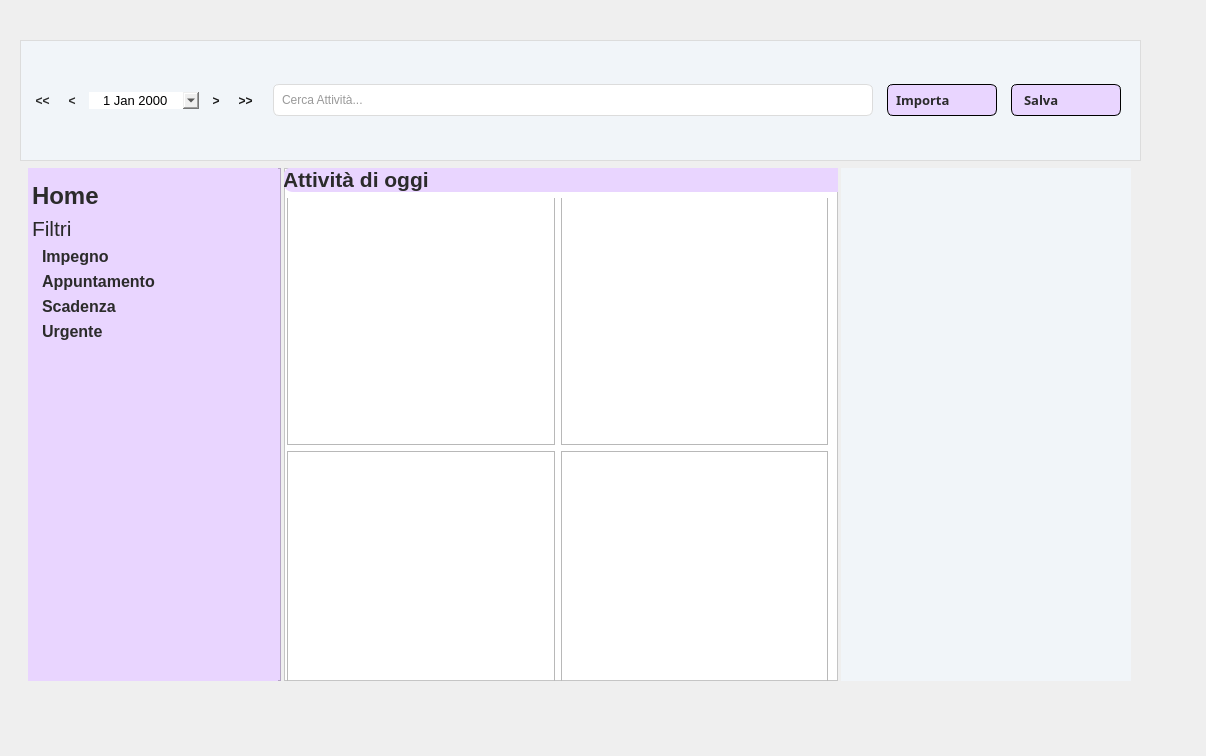
<?xml version="1.0" encoding="UTF-8"?>
<ui version="4.0">
 <class>MainWindow</class>
 <widget class="QMainWindow" name="MainWindow">
  <property name="enabled">
   <bool>true</bool>
  </property>
  <property name="geometry">
   <rect>
    <x>0</x>
    <y>0</y>
    <width>1206</width>
    <height>756</height>
   </rect>
  </property>
  <property name="windowTitle">
   <string>MainWindow</string>
  </property>
  <property name="styleSheet">
   <string notr="true">#TopContainer, #rxColumn  {
	background-color: #f1f5f9
}

#lxColumn {
    background-color: #e9d5ff;
}

#cxColumn {
    background-color: #ffffff; 
}</string>
  </property>
  <widget class="QWidget" name="centralwidget">
   <widget class="QFrame" name="horizontalFrame">
    <property name="geometry">
     <rect>
      <x>19</x>
      <y>159</y>
      <width>1121</width>
      <height>531</height>
     </rect>
    </property>
    <layout class="QHBoxLayout" name="centralArea">
     <property name="spacing">
      <number>3</number>
     </property>
     <item>
      <widget class="QFrame" name="lxColumn">
       <property name="maximumSize">
        <size>
         <width>253</width>
         <height>16777215</height>
        </size>
       </property>
       <property name="styleSheet">
        <string notr="true">background-color: #e9d5ff;</string>
       </property>
       <property name="frameShape">
        <enum>QFrame::Shape::StyledPanel</enum>
       </property>
       <property name="frameShadow">
        <enum>QFrame::Shadow::Raised</enum>
       </property>
       <widget class="QWidget" name="verticalLayoutWidget">
        <property name="geometry">
         <rect>
          <x>-1</x>
          <y>-1</y>
          <width>251</width>
          <height>531</height>
         </rect>
        </property>
        <layout class="QVBoxLayout" name="verticalLayout">
         <property name="leftMargin">
          <number>5</number>
         </property>
         <property name="topMargin">
          <number>15</number>
         </property>
         <property name="rightMargin">
          <number>5</number>
         </property>
         <item>
          <widget class="QPushButton" name="fltrHome">
           <property name="font">
            <font>
             <family>Segoe UI</family>
             <pointsize>18</pointsize>
             <bold>true</bold>
            </font>
           </property>
           <property name="styleSheet">
            <string notr="true">QPushButton {
    text-align: left;
    padding-left: 0px;
	background-color: transparent;
    border-radius: 8px;       
    color: #2b2b2b;            
}

QPushButton:hover {
    background-color: #d8b4fe;
}

QPushButton:pressed {
    background-color: #c084fc;
}



</string>
           </property>
           <property name="text">
            <string>Home</string>
           </property>
           <property name="icon">
            <iconset>
             <normaloff>icons/IconaHomeSVG.svg</normaloff>icons/IconaHomeSVG.svg</iconset>
           </property>
           <property name="iconSize">
            <size>
             <width>50</width>
             <height>50</height>
            </size>
           </property>
           <property name="shortcut">
            <string>Ctrl+Shift+H</string>
           </property>
          </widget>
         </item>
         <item>
          <widget class="QLabel" name="txtFiltri">
           <property name="font">
            <font>
             <pointsize>16</pointsize>
             <underline>false</underline>
            </font>
           </property>
           <property name="styleSheet">
            <string notr="true">color: #292929;</string>
           </property>
           <property name="text">
            <string>Filtri</string>
           </property>
           <property name="margin">
            <number>0</number>
           </property>
          </widget>
         </item>
         <item>
          <widget class="QPushButton" name="fltrImp">
           <property name="font">
            <font>
             <pointsize>12</pointsize>
             <bold>true</bold>
            </font>
           </property>
           <property name="styleSheet">
            <string notr="true">QPushButton {
    text-align: left;
    padding-left: 10px;
	background-color: transparent;
    border-radius: 8px;       
    color: #2b2b2b;            
}

QPushButton:hover {
    background-color: #d8b4fe;
}

QPushButton:pressed {
    background-color: #c084fc;
}



</string>
           </property>
           <property name="text">
            <string>Impegno</string>
           </property>
           <property name="icon">
            <iconset>
             <normaloff>icons/IconaImpegnoSVG.svg</normaloff>icons/IconaImpegnoSVG.svg</iconset>
           </property>
           <property name="iconSize">
            <size>
             <width>35</width>
             <height>35</height>
            </size>
           </property>
           <property name="shortcut">
            <string>Ctrl+Shift+I</string>
           </property>
          </widget>
         </item>
         <item>
          <widget class="QPushButton" name="fltrApp">
           <property name="font">
            <font>
             <pointsize>12</pointsize>
             <bold>true</bold>
            </font>
           </property>
           <property name="styleSheet">
            <string notr="true">QPushButton {
    text-align: left;
    padding-left: 10px;
	background-color: transparent;
    border-radius: 8px;       
    color: #2b2b2b;            
}

QPushButton:hover {
    background-color: #d8b4fe;
}

QPushButton:pressed {
    background-color: #c084fc;
}



</string>
           </property>
           <property name="text">
            <string>Appuntamento</string>
           </property>
           <property name="icon">
            <iconset>
             <normaloff>icons/IconaAppuntamentoSVG.svg</normaloff>icons/IconaAppuntamentoSVG.svg</iconset>
           </property>
           <property name="iconSize">
            <size>
             <width>35</width>
             <height>35</height>
            </size>
           </property>
           <property name="shortcut">
            <string>Ctrl+Shift+A</string>
           </property>
          </widget>
         </item>
         <item>
          <widget class="QPushButton" name="fltrScad">
           <property name="font">
            <font>
             <pointsize>12</pointsize>
             <bold>true</bold>
            </font>
           </property>
           <property name="styleSheet">
            <string notr="true">QPushButton {
    text-align: left;
    padding-left: 10px;
	background-color: transparent;
    border-radius: 8px;       
    color: #2b2b2b;            
}

QPushButton:hover {
    background-color: #d8b4fe;
}

QPushButton:pressed {
    background-color: #c084fc;
}



</string>
           </property>
           <property name="text">
            <string>Scadenza</string>
           </property>
           <property name="icon">
            <iconset>
             <normaloff>icons/IconaScadenzaSVG.svg</normaloff>icons/IconaScadenzaSVG.svg</iconset>
           </property>
           <property name="iconSize">
            <size>
             <width>35</width>
             <height>35</height>
            </size>
           </property>
           <property name="shortcut">
            <string>Ctrl+Shift+S</string>
           </property>
          </widget>
         </item>
         <item>
          <widget class="QPushButton" name="fltrUrg">
           <property name="font">
            <font>
             <pointsize>12</pointsize>
             <bold>true</bold>
            </font>
           </property>
           <property name="styleSheet">
            <string notr="true">QPushButton {
    text-align: left;
    padding-left: 10px;
	background-color: transparent;
    border-radius: 8px;       
    color: #2b2b2b;            
}

QPushButton:hover {
    background-color: #d8b4fe;
}

QPushButton:pressed {
    background-color: #c084fc;
}



</string>
           </property>
           <property name="text">
            <string>Urgente</string>
           </property>
           <property name="icon">
            <iconset>
             <normaloff>icons/IconaUrgenteSVG.svg</normaloff>icons/IconaUrgenteSVG.svg</iconset>
           </property>
           <property name="iconSize">
            <size>
             <width>35</width>
             <height>35</height>
            </size>
           </property>
           <property name="shortcut">
            <string>Ctrl+Shift+U</string>
           </property>
          </widget>
         </item>
         <item>
          <spacer name="verticalSpacer">
           <property name="orientation">
            <enum>Qt::Orientation::Vertical</enum>
           </property>
           <property name="sizeHint" stdset="0">
            <size>
             <width>20</width>
             <height>40</height>
            </size>
           </property>
          </spacer>
         </item>
        </layout>
       </widget>
      </widget>
     </item>
     <item>
      <widget class="QFrame" name="cxColumn">
       <property name="styleSheet">
        <string notr="true">#cxColumn {
    background-color: #ffffff;
    border-left: 1px solid #dcdcdc; /* Grigio chiarissimo per dividere dal lilla */
    border-right: 1px solid #dcdcdc; /* Grigio chiarissimo per dividere dalla pagina vuota */
}</string>
       </property>
       <property name="frameShape">
        <enum>QFrame::Shape::StyledPanel</enum>
       </property>
       <property name="frameShadow">
        <enum>QFrame::Shadow::Raised</enum>
       </property>
       <widget class="QWidget" name="verticalLayoutWidget_2">
        <property name="geometry">
         <rect>
          <x>-1</x>
          <y>-1</y>
          <width>572</width>
          <height>692</height>
         </rect>
        </property>
        <layout class="QVBoxLayout" name="verticalLayout_2">
         <item>
          <widget class="QLabel" name="Title">
           <property name="minimumSize">
            <size>
             <width>570</width>
             <height>0</height>
            </size>
           </property>
           <property name="font">
            <font>
             <pointsize>16</pointsize>
             <bold>true</bold>
            </font>
           </property>
           <property name="styleSheet">
            <string notr="true">background-color: #e9d5ff;
border-radius: 10px;
color:#2b2b2b;
</string>
           </property>
           <property name="text">
            <string>Attività di oggi</string>
           </property>
           <property name="margin">
            <number>5</number>
           </property>
          </widget>
         </item>
         <item>
          <widget class="QScrollArea" name="scrollArea">
           <property name="styleSheet">
            <string notr="true">
QScrollArea {
    background-color: transparent;
    border: none;
}

#scrollAreaWidgetContents {
    background-color: transparent;
}</string>
           </property>
           <property name="widgetResizable">
            <bool>true</bool>
           </property>
           <widget class="QWidget" name="scrollAreaWidgetContents">
            <property name="geometry">
             <rect>
              <x>0</x>
              <y>0</y>
              <width>570</width>
              <height>637</height>
             </rect>
            </property>
            <widget class="QWidget" name="gridLayoutWidget">
             <property name="geometry">
              <rect>
               <x>-1</x>
               <y>-1</y>
               <width>551</width>
               <height>501</height>
              </rect>
             </property>
             <layout class="QGridLayout" name="gridAttivita">
              <property name="leftMargin">
               <number>5</number>
              </property>
              <property name="rightMargin">
               <number>5</number>
              </property>
              <item row="0" column="1">
               <widget class="QFrame" name="frame_2">
                <property name="frameShape">
                 <enum>QFrame::Shape::StyledPanel</enum>
                </property>
                <property name="frameShadow">
                 <enum>QFrame::Shadow::Raised</enum>
                </property>
               </widget>
              </item>
              <item row="0" column="0">
               <widget class="QFrame" name="frame_4">
                <property name="frameShape">
                 <enum>QFrame::Shape::StyledPanel</enum>
                </property>
                <property name="frameShadow">
                 <enum>QFrame::Shadow::Raised</enum>
                </property>
               </widget>
              </item>
              <item row="1" column="0">
               <widget class="QFrame" name="frame_5">
                <property name="frameShape">
                 <enum>QFrame::Shape::StyledPanel</enum>
                </property>
                <property name="frameShadow">
                 <enum>QFrame::Shadow::Raised</enum>
                </property>
               </widget>
              </item>
              <item row="1" column="1">
               <widget class="QFrame" name="frame_3">
                <property name="frameShape">
                 <enum>QFrame::Shape::StyledPanel</enum>
                </property>
                <property name="frameShadow">
                 <enum>QFrame::Shadow::Raised</enum>
                </property>
               </widget>
              </item>
             </layout>
            </widget>
           </widget>
          </widget>
         </item>
        </layout>
       </widget>
      </widget>
     </item>
     <item>
      <widget class="QStackedWidget" name="rxColumn">
       <property name="maximumSize">
        <size>
         <width>290</width>
         <height>16777215</height>
        </size>
       </property>
       <property name="currentIndex">
        <number>1</number>
       </property>
       <widget class="QWidget" name="idlePage">
        <property name="styleSheet">
         <string notr="true">background-color: transparent;</string>
        </property>
        <widget class="QFrame" name="idleFrame">
         <property name="geometry">
          <rect>
           <x>20</x>
           <y>90</y>
           <width>251</width>
           <height>291</height>
          </rect>
         </property>
         <property name="styleSheet">
          <string notr="true">border: transparent;
</string>
         </property>
         <property name="frameShape">
          <enum>QFrame::Shape::StyledPanel</enum>
         </property>
         <property name="frameShadow">
          <enum>QFrame::Shadow::Raised</enum>
         </property>
         <layout class="QVBoxLayout" name="verticalLayout_3">
          <item>
           <spacer name="verticalSpacer_3">
            <property name="orientation">
             <enum>Qt::Orientation::Vertical</enum>
            </property>
            <property name="sizeHint" stdset="0">
             <size>
              <width>20</width>
              <height>40</height>
             </size>
            </property>
           </spacer>
          </item>
          <item>
           <widget class="QLabel" name="icona">
            <property name="text">
             <string/>
            </property>
            <property name="pixmap">
             <pixmap>../../../Users/anton/Downloads/content_paste_search_54dp_5F5F5F_FILL0_wght300_GRAD0_opsz48.svg</pixmap>
            </property>
            <property name="scaledContents">
             <bool>false</bool>
            </property>
            <property name="alignment">
             <set>Qt::AlignmentFlag::AlignCenter</set>
            </property>
           </widget>
          </item>
          <item>
           <widget class="QLabel" name="testo">
            <property name="sizePolicy">
             <sizepolicy hsizetype="Preferred" vsizetype="Preferred">
              <horstretch>0</horstretch>
              <verstretch>0</verstretch>
             </sizepolicy>
            </property>
            <property name="font">
             <font>
              <pointsize>16</pointsize>
             </font>
            </property>
            <property name="styleSheet">
             <string notr="true">color: rgb(95, 95, 95);</string>
            </property>
            <property name="text">
             <string>Selezionare un'attività per vederne i dettagli</string>
            </property>
            <property name="alignment">
             <set>Qt::AlignmentFlag::AlignCenter</set>
            </property>
            <property name="wordWrap">
             <bool>true</bool>
            </property>
           </widget>
          </item>
          <item>
           <spacer name="verticalSpacer_2">
            <property name="orientation">
             <enum>Qt::Orientation::Vertical</enum>
            </property>
            <property name="sizeHint" stdset="0">
             <size>
              <width>20</width>
              <height>40</height>
             </size>
            </property>
           </spacer>
          </item>
         </layout>
        </widget>
       </widget>
       <widget class="QWidget" name="editcreatePage">
        <property name="styleSheet">
         <string notr="true">background-color: transparent;</string>
        </property>
       </widget>
       <widget class="QWidget" name="detailsPage">
        <property name="styleSheet">
         <string notr="true">background-color: transparent;</string>
        </property>
       </widget>
      </widget>
     </item>
    </layout>
   </widget>
   <widget class="QFrame" name="TopContainer">
    <property name="geometry">
     <rect>
      <x>20</x>
      <y>40</y>
      <width>1121</width>
      <height>121</height>
     </rect>
    </property>
    <property name="styleSheet">
     <string notr="true">border: 1px solid #dcdcdc;

</string>
    </property>
    <property name="frameShape">
     <enum>QFrame::Shape::StyledPanel</enum>
    </property>
    <property name="frameShadow">
     <enum>QFrame::Shadow::Raised</enum>
    </property>
    <widget class="QFrame" name="TopBar_2">
     <property name="geometry">
      <rect>
       <x>0</x>
       <y>20</y>
       <width>1111</width>
       <height>80</height>
      </rect>
     </property>
     <property name="styleSheet">
      <string notr="true">border: transparent;</string>
     </property>
     <layout class="QHBoxLayout" name="TopBar">
      <property name="spacing">
       <number>10</number>
      </property>
      <property name="sizeConstraint">
       <enum>QLayout::SizeConstraint::SetDefaultConstraint</enum>
      </property>
      <property name="leftMargin">
       <number>5</number>
      </property>
      <property name="rightMargin">
       <number>5</number>
      </property>
      <item alignment="Qt::AlignmentFlag::AlignVCenter">
       <widget class="QFrame" name="dateFrame">
        <property name="sizePolicy">
         <sizepolicy hsizetype="Fixed" vsizetype="Fixed">
          <horstretch>0</horstretch>
          <verstretch>0</verstretch>
         </sizepolicy>
        </property>
        <property name="minimumSize">
         <size>
          <width>0</width>
          <height>60</height>
         </size>
        </property>
        <property name="maximumSize">
         <size>
          <width>230</width>
          <height>16777215</height>
         </size>
        </property>
        <property name="styleSheet">
         <string notr="true">border: transparent;
</string>
        </property>
        <property name="frameShape">
         <enum>QFrame::Shape::NoFrame</enum>
        </property>
        <property name="frameShadow">
         <enum>QFrame::Shadow::Raised</enum>
        </property>
        <widget class="QWidget" name="layoutWidget">
         <property name="geometry">
          <rect>
           <x>0</x>
           <y>0</y>
           <width>231</width>
           <height>61</height>
          </rect>
         </property>
         <layout class="QHBoxLayout" name="horizontalLayout_2">
          <property name="sizeConstraint">
           <enum>QLayout::SizeConstraint::SetMinimumSize</enum>
          </property>
          <item>
           <widget class="QToolButton" name="dateMin2">
            <property name="sizePolicy">
             <sizepolicy hsizetype="Preferred" vsizetype="Fixed">
              <horstretch>0</horstretch>
              <verstretch>0</verstretch>
             </sizepolicy>
            </property>
            <property name="maximumSize">
             <size>
              <width>25</width>
              <height>16777215</height>
             </size>
            </property>
            <property name="font">
             <font>
              <bold>true</bold>
             </font>
            </property>
            <property name="styleSheet">
             <string notr="true">border: none; background: transparent;
color: #2b2b2b;</string>
            </property>
            <property name="text">
             <string>&lt;&lt;</string>
            </property>
           </widget>
          </item>
          <item>
           <widget class="QToolButton" name="dateMin1">
            <property name="sizePolicy">
             <sizepolicy hsizetype="Preferred" vsizetype="Fixed">
              <horstretch>0</horstretch>
              <verstretch>0</verstretch>
             </sizepolicy>
            </property>
            <property name="maximumSize">
             <size>
              <width>20</width>
              <height>16777215</height>
             </size>
            </property>
            <property name="font">
             <font>
              <bold>true</bold>
             </font>
            </property>
            <property name="styleSheet">
             <string notr="true">border: none; background: transparent;
color: #2b2b2b;</string>
            </property>
            <property name="text">
             <string>&lt;</string>
            </property>
           </widget>
          </item>
          <item>
           <widget class="QDateEdit" name="dateEdit">
            <property name="sizePolicy">
             <sizepolicy hsizetype="Fixed" vsizetype="Fixed">
              <horstretch>0</horstretch>
              <verstretch>0</verstretch>
             </sizepolicy>
            </property>
            <property name="minimumSize">
             <size>
              <width>100</width>
              <height>0</height>
             </size>
            </property>
            <property name="maximumSize">
             <size>
              <width>110</width>
              <height>16777215</height>
             </size>
            </property>
            <property name="font">
             <font>
              <pointsize>10</pointsize>
              <bold>false</bold>
             </font>
            </property>
            <property name="autoFillBackground">
             <bool>true</bool>
            </property>
            <property name="styleSheet">
             <string notr="true">QCalendarWidget QToolButton {
    color: #333333;
    background-color: transparent;
    border-radius: 4px;
    font-weight: bold;
    padding: 4px;
}

QCalendarWidget QToolButton:hover {
    background-color: #e9d5ff;
}

QCalendarWidget QToolButton:pressed {
    background-color: #d8b4fe;
}

QCalendarWidget QMenu {
    background-color: #ffffff;
    color: #333333;
    border: 1px solid #dcdcdc;
}

QCalendarWidget QSpinBox {
    background-color: transparent;
    color: #333333;
    border: none;
    selection-background-color: #e9d5ff;
    selection-color: #333333;
}

QCalendarWidget QTableView {
    background-color: #ffffff;
    selection-background-color: #a855f7;
    selection-color: #ffffff;
    border: none;
    outline: 0px;
}

QCalendarWidget QAbstractItemView:enabled {
    color: #333333;
}

QCalendarWidget QAbstractItemView:disabled {
    color: #94a3b8;
}

QCalendarWidget QTableView QHeaderView::section {
    background-color: #f1f5f9;
    color: #333333; 
    border: none;
    border-bottom: 1px solid #dcdcdc;
    padding: 4px;
    font-weight: 500;
}</string>
            </property>
            <property name="alignment">
             <set>Qt::AlignmentFlag::AlignCenter</set>
            </property>
            <property name="dateTime">
             <datetime>
              <hour>0</hour>
              <minute>0</minute>
              <second>0</second>
              <year>2000</year>
              <month>1</month>
              <day>1</day>
             </datetime>
            </property>
            <property name="calendarPopup">
             <bool>true</bool>
            </property>
            <property name="timeSpec">
             <enum>Qt::TimeSpec::LocalTime</enum>
            </property>
           </widget>
          </item>
          <item>
           <widget class="QToolButton" name="datePlus1">
            <property name="sizePolicy">
             <sizepolicy hsizetype="Preferred" vsizetype="Fixed">
              <horstretch>0</horstretch>
              <verstretch>0</verstretch>
             </sizepolicy>
            </property>
            <property name="maximumSize">
             <size>
              <width>20</width>
              <height>16777215</height>
             </size>
            </property>
            <property name="font">
             <font>
              <bold>true</bold>
             </font>
            </property>
            <property name="styleSheet">
             <string notr="true">border: none; background: transparent;
color: rgb(25, 25, 25);</string>
            </property>
            <property name="text">
             <string>&gt;</string>
            </property>
           </widget>
          </item>
          <item>
           <widget class="QToolButton" name="datePlus2">
            <property name="sizePolicy">
             <sizepolicy hsizetype="Preferred" vsizetype="Fixed">
              <horstretch>0</horstretch>
              <verstretch>0</verstretch>
             </sizepolicy>
            </property>
            <property name="maximumSize">
             <size>
              <width>25</width>
              <height>16777215</height>
             </size>
            </property>
            <property name="font">
             <font>
              <bold>true</bold>
             </font>
            </property>
            <property name="styleSheet">
             <string notr="true">border: none; background: transparent;
color: rgb(25, 25, 25);</string>
            </property>
            <property name="text">
             <string>&gt;&gt;</string>
            </property>
           </widget>
          </item>
         </layout>
        </widget>
       </widget>
      </item>
      <item alignment="Qt::AlignmentFlag::AlignVCenter">
       <widget class="QLineEdit" name="SearchBar">
        <property name="sizePolicy">
         <sizepolicy hsizetype="Expanding" vsizetype="Fixed">
          <horstretch>0</horstretch>
          <verstretch>0</verstretch>
         </sizepolicy>
        </property>
        <property name="minimumSize">
         <size>
          <width>600</width>
          <height>32</height>
         </size>
        </property>
        <property name="maximumSize">
         <size>
          <width>600</width>
          <height>32</height>
         </size>
        </property>
        <property name="styleSheet">
         <string notr="true">QLineEdit{	
	color: rgb(61, 61, 61);
	background-color: #ffffff;
	border: 1px solid #dcdcdc;
	border-radius: 6px; 
	padding: 6px;
	color: #333333;
}

QLineEdit:focus{
	border: 1px solid #a855f7;
	background-color: #fcfaff;
}</string>
        </property>
        <property name="text">
         <string/>
        </property>
        <property name="placeholderText">
         <string>Cerca Attività...</string>
        </property>
        <property name="clearButtonEnabled">
         <bool>true</bool>
        </property>
       </widget>
      </item>
      <item alignment="Qt::AlignmentFlag::AlignVCenter">
       <widget class="QPushButton" name="ImportButton">
        <property name="sizePolicy">
         <sizepolicy hsizetype="Expanding" vsizetype="Fixed">
          <horstretch>0</horstretch>
          <verstretch>0</verstretch>
         </sizepolicy>
        </property>
        <property name="minimumSize">
         <size>
          <width>0</width>
          <height>32</height>
         </size>
        </property>
        <property name="maximumSize">
         <size>
          <width>110</width>
          <height>16777215</height>
         </size>
        </property>
        <property name="font">
         <font>
          <family>Segoe UI Semibold</family>
          <pointsize>10</pointsize>
          <bold>true</bold>
         </font>
        </property>
        <property name="styleSheet">
         <string notr="true">QPushButton {
    text-align: left;
    padding-left: 8px;
    background-color: #e9d5ff;
    border: 1px solid #bfbfbf;
    border-radius: 6px;
	border-color: black;
    color: #2b2b2b;
}

QPushButton:hover {
    background-color: #d8b4fe;
}

QPushButton:pressed {
    background-color: #c084fc;
}
</string>
        </property>
        <property name="text">
         <string>Importa</string>
        </property>
        <property name="icon">
         <iconset>
          <normaloff>icons/IconaImportaSVG.svg</normaloff>icons/IconaImportaSVG.svg</iconset>
        </property>
        <property name="iconSize">
         <size>
          <width>25</width>
          <height>25</height>
         </size>
        </property>
        <property name="shortcut">
         <string>Ctrl+I</string>
        </property>
       </widget>
      </item>
      <item>
       <widget class="QPushButton" name="SaveButton">
        <property name="sizePolicy">
         <sizepolicy hsizetype="Expanding" vsizetype="Fixed">
          <horstretch>0</horstretch>
          <verstretch>0</verstretch>
         </sizepolicy>
        </property>
        <property name="minimumSize">
         <size>
          <width>0</width>
          <height>32</height>
         </size>
        </property>
        <property name="maximumSize">
         <size>
          <width>110</width>
          <height>16777215</height>
         </size>
        </property>
        <property name="font">
         <font>
          <family>Segoe UI Semibold</family>
          <pointsize>10</pointsize>
          <bold>true</bold>
         </font>
        </property>
        <property name="styleSheet">
         <string notr="true">QPushButton {
    text-align: left;
    padding-left: 12px;
    background-color: #e9d5ff;
    border: 1px solid #bfbfbf;
    border-radius: 6px;
	border-color:black;
    color: #2b2b2b;
}

QPushButton:hover {
    background-color: #d8b4fe;
}

QPushButton:pressed {
    background-color: #c084fc;
}
</string>
        </property>
        <property name="text">
         <string>Salva</string>
        </property>
        <property name="icon">
         <iconset>
          <normaloff>../../../Users/anton/Downloads/IconaSalvaSVG.svg</normaloff>../../../Users/anton/Downloads/IconaSalvaSVG.svg</iconset>
        </property>
        <property name="iconSize">
         <size>
          <width>25</width>
          <height>25</height>
         </size>
        </property>
        <property name="shortcut">
         <string>Ctrl+S</string>
        </property>
       </widget>
      </item>
     </layout>
    </widget>
   </widget>
  </widget>
 </widget>
 <resources/>
 <connections/>
</ui>
